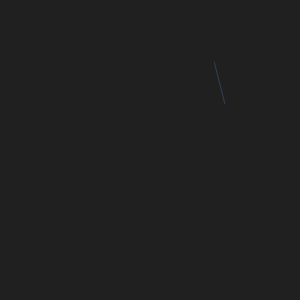
Frame 1 (no input)
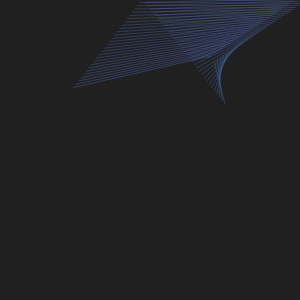
Frame 60 (no input)
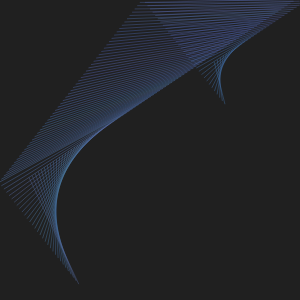
Frame 120 (the mouse pressed at the canvas centre since frame 60)

The p5.js sketch that drew these frames (run headless with seeded random() and noise() and a simulated clock; from frame 60 on, the mouse is pressed at the canvas centre):

// p5.js sketch
// ── sketch.js
let startX;
let startY;
let endX;
let endY;

let deltaStartX;
let deltaStartY;
let deltaEndX;
let deltaEndY;

let r;
let g;
let b;

function setup() {
  createCanvas(300, 300);

  startX = random(width);
  startY = random(height);
  endX = random(width);
  endY = random(height);

  const range = 5;
  deltaStartX = random(-range, range);
  deltaStartY = random(-range, range);
  deltaEndX = random(-range, range);
  deltaEndY = random(-range, range);

  r = random(255);
  g = random(255);
  b = random(255);

  noFill();
  background(32);
}

function draw() {
  // draw a line
  stroke(r, g, b, 100);
  line(startX, startY, endX, endY);
  // bezier(0, 0, startX, startY, endX, endY, width, height);

  // pick a new color
  r += random(-5, 5);
  g += random(-5, 5);
  b += random(-5, 5);

  r = constrain(r, 0, 255);
  g = constrain(g, 0, 255);
  b = constrain(b, 0, 255);

  // move a bit
  startX += deltaStartX;
  startY += deltaStartY;
  endX += deltaEndX;
  endY += deltaEndY;

  if (startX < 0 || startX > width) {
    deltaStartX *= -1;
  }

  if (startY < 0 || startY > height) {
    deltaStartY *= -1;
  }

  if (endX < 0 || endX > width) {
    deltaEndX *= -1;
  }

  if (endY < 0 || endY > height) {
    deltaEndY *= -1;
  }
}
